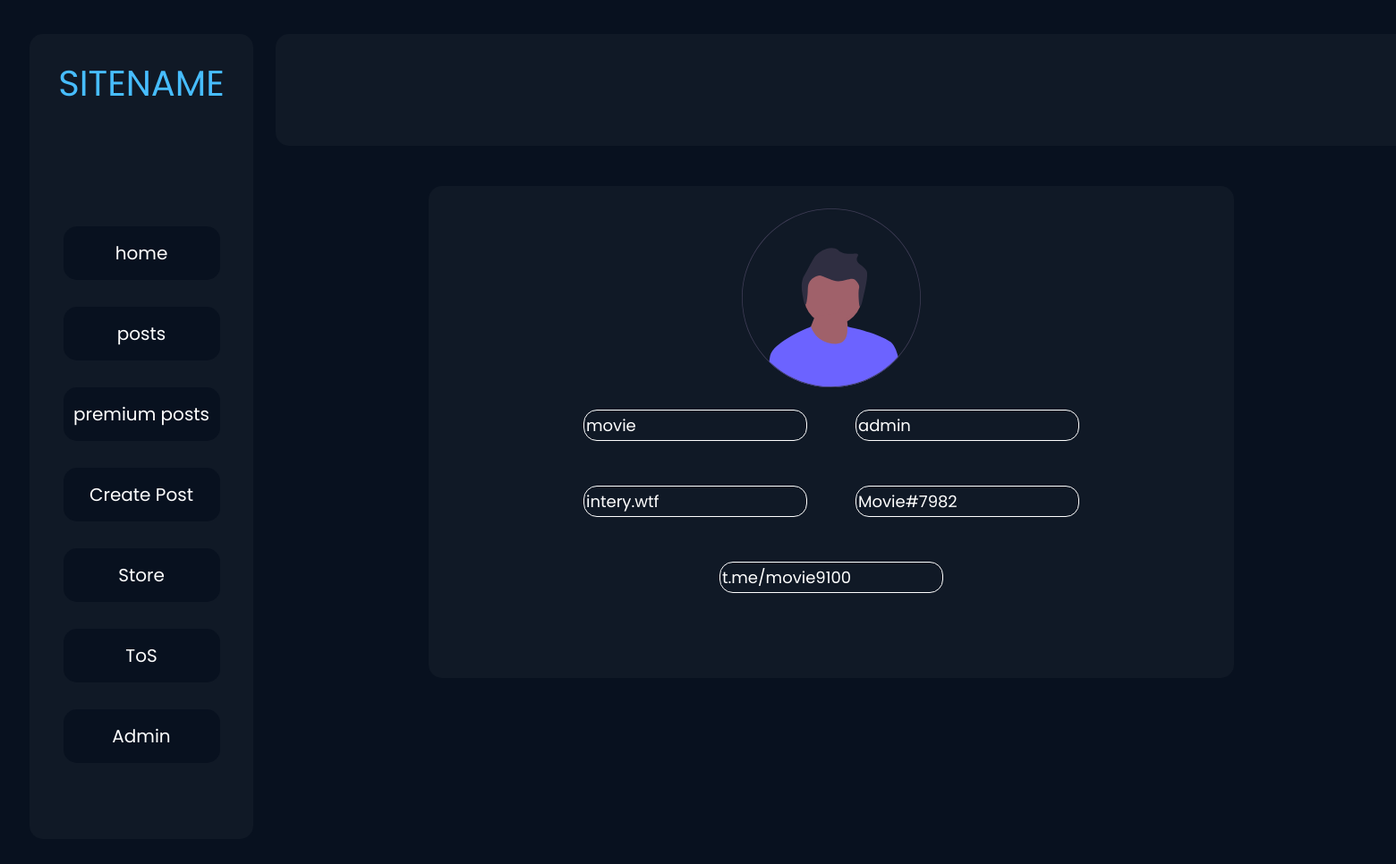
The app's page /profile.php (signed in) with its own data.
### tables this page shows
CREATE TABLE `settings` (
  `id` int(11) NOT NULL,
  `sitename` varchar(255) NOT NULL,
  `siteurl` varchar(255) NOT NULL,
  `sitelogo` varchar(255) NOT NULL,
  `maintenance` int(11) NOT NULL
);

CREATE TABLE `users` (
  `id` int(11) NOT NULL,
  `username` varchar(255) NOT NULL,
  `password` text NOT NULL,
  `premium` int(11) NOT NULL,
  `status` varchar(255) NOT NULL,
  `role` varchar(255) NOT NULL,
  `site` varchar(255) NOT NULL,
  `discord` text NOT NULL,
  `telegram` text NOT NULL,
  `banned` int(11) NOT NULL
);

### profile.php (the view, shortened to what this page needs)
<?php
require 'configuration/config.php';
require 'configuration/functions.php';
if(isset($_SESSION['user'])){
?>
<html>
    <head>
        <link rel="stylesheet" href="assets/css/profile.css">
    </head>
    <body>
        <div class="header">
            <p class="another-title-top header-title"><?php sitename(); ?></p>
            <div class="header-buttons">
                <a class="header-button" href="home">
                    <button>home</button>
                </a>
                <a class="header-button" href="posts">
                    <button>posts</button>
                </a>
                <a class="header-button" href="premium">
                    <button>premium posts</button>
                </a>
                <a class="header-button" href="create">
                    <button>Create Post</button>
                </a>
                <a class="header-button" href="shop">
                    <button>Store</button>
                </a>
                <a class="header-button" href="tos">
                    <button>ToS</button>
                </a>
                <?php
                $sql = "SELECT role FROM users WHERE username = '".$_SESSION['user']."'";
                $result = mysqli_query($conn, $sql);
                if(mysqli_num_rows($result)){
                    $adminbtn = mysqli_fetch_assoc($result);
                    $admin_button = $adminbtn['role'];
                    if($admin_button == "admin"){
                        echo '<a class="header-button" href="admin/index"><button>Admin</button></a>';
                    }
                }
                ?>
            </div>
            <div class="top-header">
            </div>
        </div>
        <div class="content">
            <form method="POST">
                <?php
                $sql = "SELECT * FROM users WHERE username='".$_SESSION['user']."'";
                $result = mysqli_query($conn, $sql);
                if(isset($result) > 0){
                    while($showuserinfo = mysqli_fetch_assoc($result)){?>
                <div class="profile">
                    <img src="assets/img/profile/undraw_pic_profile_re_7g2h.svg" alt="" class="profile-profilepic">
                    <br>
                    <input type="text" readonly class="profile-input" value="<?php echo $showuserinfo['username']?>" placeholder="username">
                    <input type="text" readonly class="profile-input" value="<?php echo $showuserinfo['role']?>" placeholder="Role">
                    <input type="text" name="usersite" class="profile-input" value="<?php echo $showuserinfo['site']?>" placeholder="Your Site">
                    <input type="text" name="userdiscord" class="profile-input" value="<?php echo $showuserinfo['discord']?>" placeholder="Your Discord">
                    <input type="text" name="usertelegram" class="profile-input" value="<?php echo $showuserinfo['telegram']?>"  placeholder="Your Telegram">
                    <br>
                </div>
                <?php
                    }
                }
                ?>
            </form>
        </div>
    </body>
</html>
<?php
}else{
    header("Location: login");
}
?>

### configuration/functions.php (shortened to what this page needs)
<?php
function sitename() {
    require 'configuration/config.php';
    $sql = "SELECT sitename FROM settings LIMIT 1";
    $result = mysqli_query($conn, $sql);
    if(mysqli_num_rows($result) > 0){
        while($siteinfo = mysqli_fetch_assoc($result)){
            echo $siteinfo['sitename'];
        }
    }
}
?>

### assets/css/profile.css (style rules this page uses)
body { background-color:#08111f; color:white; overflow-x:hidden; overflow-y:hidden; }
.another-title-top { color:#47bdff; font-family: 'Poppins', sans-serif; }
.header { position:relative; width:250px; height:900px; top:30px; background-color:#101926; left:25px; border-radius:15px; }
.top-header { height:125px; width:1570px; background-color:#101926; border-radius:15px; position:absolute; text-align:center; margin:auto; bottom:775px; left:275px; }
.header-title { position:relative; text-align:center; top:25px; font-size:40px; }
button { width:175px; height:60px; background-color:#08111f; color:white; border:none; border-radius:15px; font-family: 'Poppins', sans-serif; font-size:20px; margin:15px; cursor:pointer; }
.header-buttons { position:relative; text-align:center; }
.header-button { position:relative; top:100px; }
.content { width:1560px; height:730px; background-color:transparent; position:relative; text-align:center; margin:auto; bottom:700px; left:141px; }
.profile { position:relative; text-align:center; margin:auto; width:900px; height:550px; background-color:#101926; border-radius:15px; }
.profile-input { position:relative; top:25px; background-color:transparent; border:1px solid white; color:white; border-radius:15px; width:250px; height:35px; font-family:'Poppins', sans-serif; font-size:18px; margin:25px; }
.profile-profilepic { width:200px; position:relative; top:25px; }

### records on screen
settings: sitename "SITENAME"
users: username "movie", role "admin", usersite "intery.wtf", userdiscord "Movie#7982", usertelegram "t.me/movie9100"
